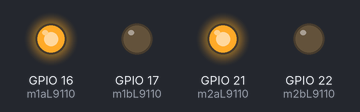
The sketch below on a simulated ESP32. Parts: output pins drawn as LEDs (lit = HIGH).

Above: at 0.2 s.
At 1.65 s:
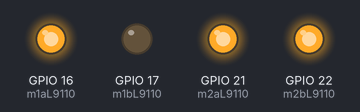
At 4.45 s:
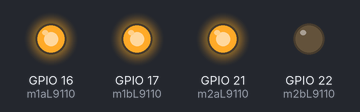
At 6.6 s:
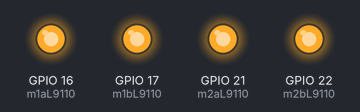
Timing chart, 0 to 7.3 s (numbered marks = the images above):
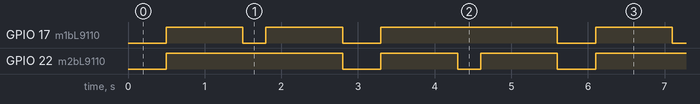

The sketch:

L9110TestESP32.ino
```cpp
//Generated Date: Sun, 24 Sep 2023 07:58:09 GMT


byte m1aL9110=16;
byte m1bL9110=17;
byte m2aL9110=21;
byte m2bL9110=22;
byte m1bCH=13;
byte m2bCH=14;

int ForwardTime = 500;
int turnTime = 300;
int stopTime = 1000;
int ForwardSpeed = 255;
int turnSpeed = 255;
void forward() {
  digitalWrite(m1aL9110,1);
  ledcWrite(m1bCH,255-ForwardSpeed);
  digitalWrite(m2aL9110,1);
  ledcWrite(m2bCH,255-ForwardSpeed);
  delay(ForwardTime);
}

void backward() {
  digitalWrite(m1aL9110,0);
  ledcWrite(m1bCH,ForwardSpeed);
  digitalWrite(m2aL9110,0);
  ledcWrite(m2bCH,ForwardSpeed);
  delay(ForwardTime);
}

void turnRight() {
  digitalWrite(m1aL9110,1);
  ledcWrite(m1bCH,255-turnSpeed);
  digitalWrite(m2aL9110,1);
  ledcWrite(m2bCH,255);
  delay(turnTime);
}

void turnLeft() {
  digitalWrite(m2aL9110,1);
  ledcWrite(m2bCH,255-turnSpeed);
  digitalWrite(m1aL9110,1);
  ledcWrite(m1bCH,255);
  delay(turnTime);
}

void stopCar() {
  digitalWrite(m1aL9110,1);
  ledcWrite(m1bCH,255);
  digitalWrite(m2aL9110,1);
  ledcWrite(m2bCH,255);
  delay(stopTime);
}

void setup()
{
  pinMode(m1aL9110,OUTPUT);
  pinMode(m2aL9110,OUTPUT);
  ledcSetup(m1bCH, 5000, 8);
  ledcAttachPin(m1bL9110,m1bCH);
  ledcSetup(m2bCH, 5000, 8);
  ledcAttachPin(m2bL9110,m2bCH);
  digitalWrite(m1aL9110,1);
  ledcWrite(m1bCH,255);
  digitalWrite(m2aL9110,1);
  ledcWrite(m2bCH,255);


}

void loop()
{
  forward();
  stopCar();
  turnRight();
  stopCar();
  forward();
  stopCar();
  turnLeft();
  stopCar();
}
```

Measured:
- by itself, GPIO 17 (m1bL9110): repeats every 5.6 s: LOW 0.30 s, HIGH 1.0 s, LOW 0.50 s, HIGH 2.3 s, LOW 0.50 s, HIGH 1.0 s
- by itself, GPIO 22 (m2bL9110): repeats every 5.6 s: LOW 0.50 s, HIGH 1.0 s, LOW 0.30 s, HIGH 1.0 s, LOW 0.50 s, HIGH 2.3 s
- by itself, everything shown: repeats every 5.6 s, in 8 steps
